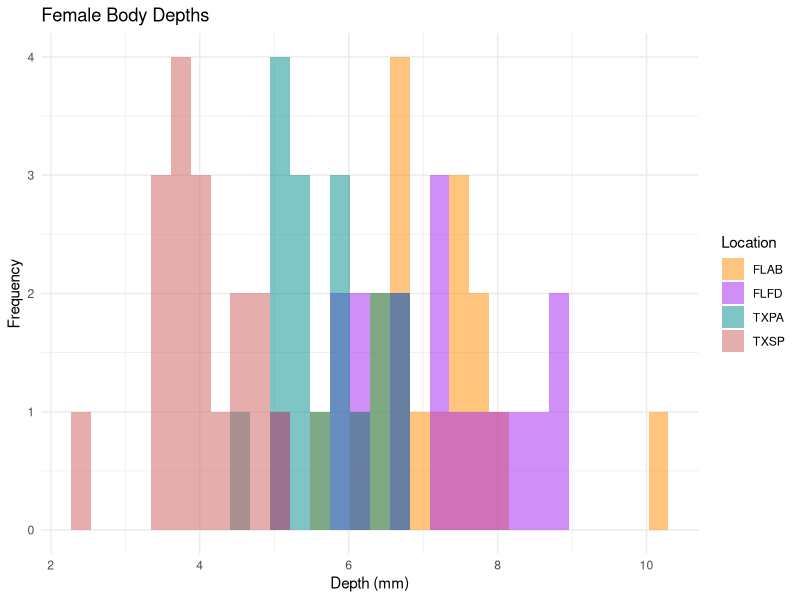
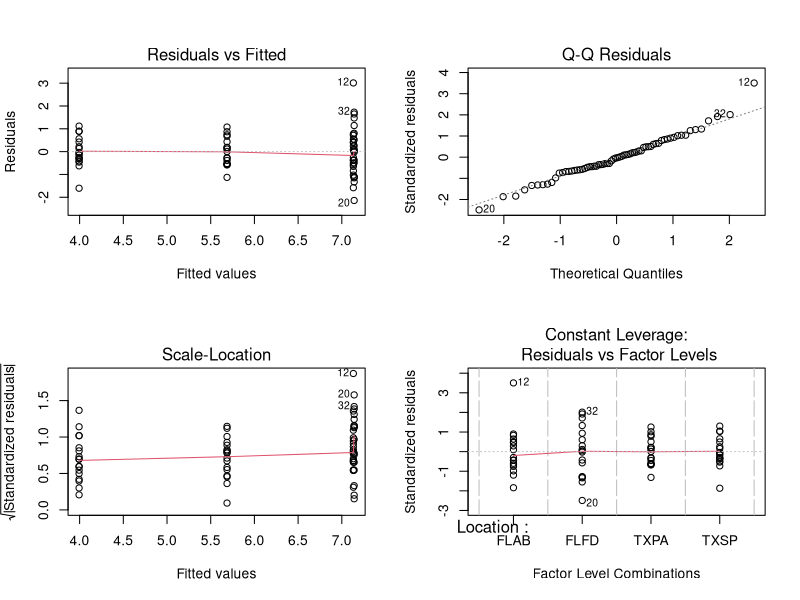
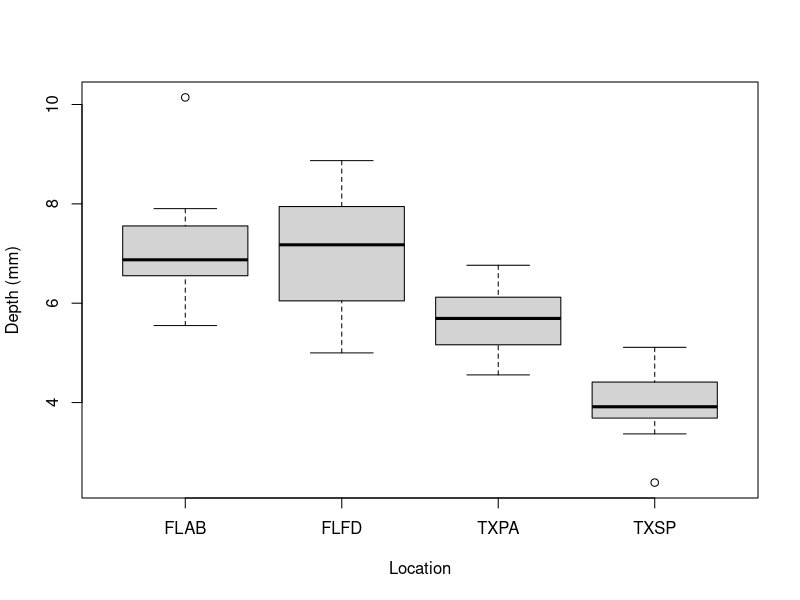
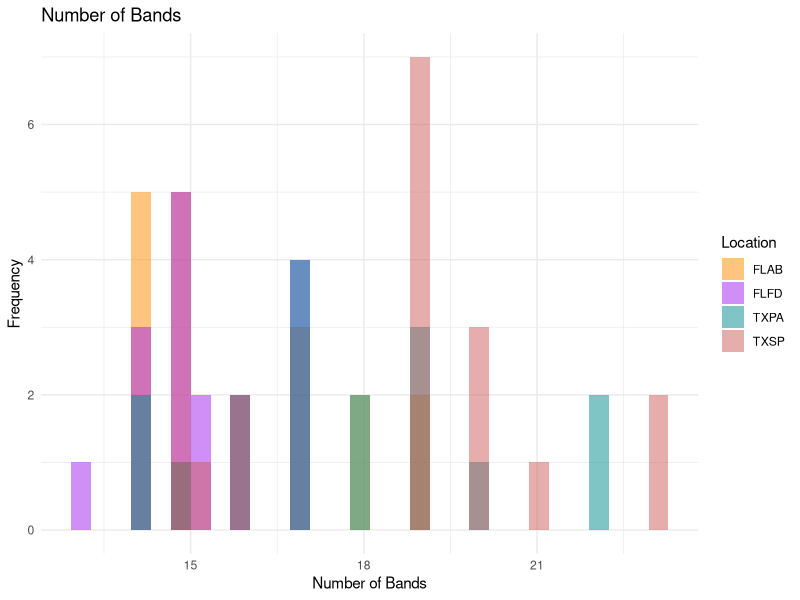
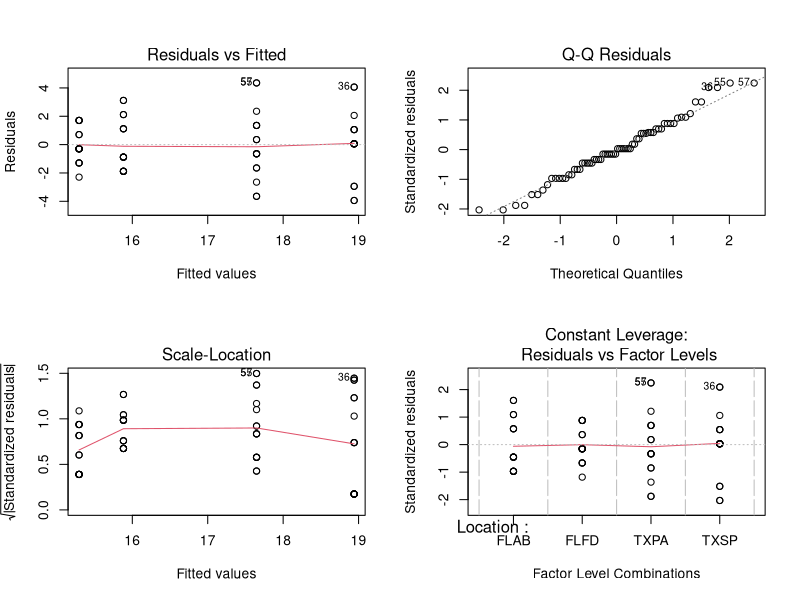
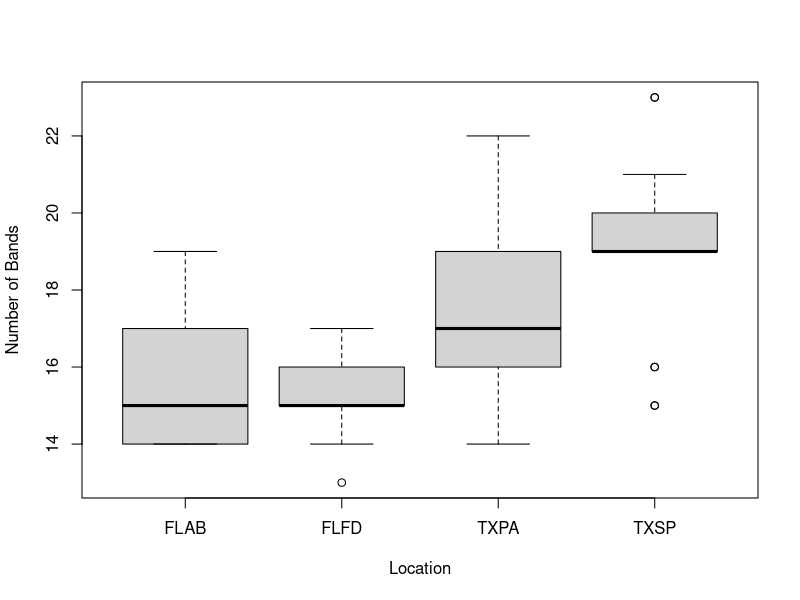
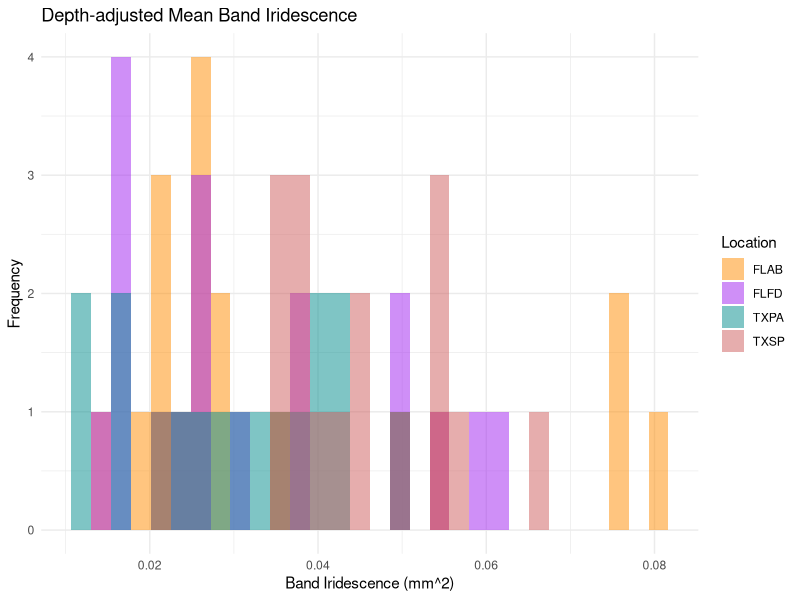
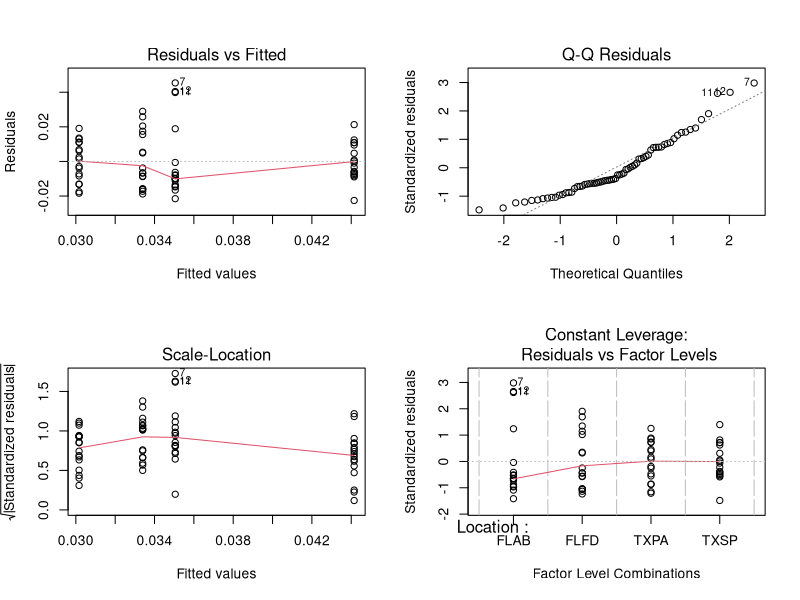

Write the R code that produced these figures, in order.
## ---- chunk 1
knitr::opts_knit$set(root.dir='../',fig_path="../figs/")
## ---- chunk 2
knitr::opts_chunk$set(echo = TRUE,out.extra='',fig.pos="H",
                      fig.path = "../figs/",
                      dpi = 300,dev='png')
## ---- chunk 3
library(car)
library(knitr)
library(kableExtra)
library(tidyverse)
library(multcompView)
library(MASS)
## ---- chunk 4
geo_data <- read.csv("processed_data/geo.csv")
geo_data$Location <- as.factor(geo_data$Location)

##The subsetted data created as per the next section
geo_subset <- read.csv("processed_data/geovar.csv")
geo_subset$Location <- as.factor(geo_subset$Location)
## ---- chunk 5
geo_subset %>% 
  group_by(Location) %>% 
  summarise(across(c("depth", "band_num", "mean_hard", "total_easy"), ~ mean(.x, na.rm = TRUE))) %>%
  kable(caption = "Summarized Data", format = "html") %>% 
  kable_styling(bootstrap_options = c("striped", "hover", "condensed", "responsive"), full_width = F, position = "left") %>%
  footnote(general = "Summarized here are the means across location for each of the variables")
## ---- chunk 6
geo_subset %>% 
  group_by(Location) %>% 
  summarise(across(c("depth"),  list(mean = mean, SD = sd))) %>%
  kable(caption = "Summarized Data", format = "html") %>% 
  kable_styling(bootstrap_options = c("striped", "hover", "condensed", "responsive"), full_width = F, position = "left")
## ---- chunk 7
depth_hist <- ggplot(data = geo_subset, aes(x = depth)) +
  geom_histogram(aes(fill = Location), 
                 alpha = 0.5, 
                 position = "identity") +
  scale_fill_manual(values = c("darkorange","purple","cyan4", "indianred")) +
  theme_minimal() +
  labs(x = "Depth (mm)",
       y = "Frequency",
       title = "Female Body Depths")
depth_hist
## ---- chunk 8
leveneTest(depth~Location, geo_subset)

depthaov<-aov(depth~Location, geo_subset)
depthresid<-resid(depthaov)
shapiro.test(depthresid)

par(mfrow=c(2,2))
plot(depthaov)

## ---- chunk 9
summary(depthaov)

#Post-hoc Analysis
TukeyHSD(depthaov)

## ---- chunk 10
multcompLetters4(depthaov, TukeyHSD(depthaov))

par(mfrow=c(1,1))
boxplot(depth~Location,data=geo_subset,ylab="Depth (mm)",xlab="Location",main="")
## ---- chunk 11
geo_subset %>% 
  group_by(Location) %>% 
  summarise(across(c("band_num"),  list(mean = mean, SD = sd))) %>%
  kable(caption = "Summarized Data", format = "html") %>% 
  kable_styling(bootstrap_options = c("striped", "hover", "condensed", "responsive"), full_width = F, position = "left")
## ---- chunk 12
num_band_hist <- ggplot(data = geo_subset, aes(x = band_num)) +
  geom_histogram(aes(fill = Location), 
                 alpha = 0.5, 
                 position = "identity") +
  scale_fill_manual(values = c("darkorange","purple","cyan4", "indianred")) +
  theme_minimal() +
  labs(x = "Number of Bands",
       y = "Frequency",
       title = "Number of Bands") 
num_band_hist
## ---- chunk 13
leveneTest(band_num~Location, geo_subset)

band_num_aov<-aov(band_num~Location, geo_subset)
band_numresid<-resid(band_num_aov)
shapiro.test(band_numresid)

par(mfrow=c(2,2))
plot(band_num_aov)

## ---- chunk 14
summary(band_num_aov)

#Post-hoc Analysis
TukeyHSD(band_num_aov)

## ---- chunk 15
multcompLetters4(band_num_aov, TukeyHSD(band_num_aov))

par(mfrow=c(1,1))
boxplot(band_num~Location,data=geo_subset,ylab="Number of Bands",xlab="Location",main="")
## ---- chunk 16
geo_subset %>% 
  group_by(Location) %>% 
  summarise(across(c("DAI_hard"),  list(mean = mean, SD = sd))) %>%
  kable(caption = "Summarized Data", format = "html") %>% 
  kable_styling(bootstrap_options = c("striped", "hover", "condensed", "responsive"), full_width = F, position = "left")
## ---- chunk 17
meaniri_hist <- ggplot(data = geo_subset, aes(x = DAI_hard)) +
  geom_histogram(aes(fill = Location), 
                 alpha = 0.5, 
                 position = "identity") +
  scale_fill_manual(values = c("darkorange","purple","cyan4", "indianred")) +
  theme_minimal() +
  labs(x = "Band Iridescence (mm^2)",
       y = "Frequency",
       title = "Depth-adjusted Mean Band Iridescence")
meaniri_hist
## ---- chunk 18
leveneTest(DAI_hard~Location, geo_subset)

bandiri <- aov(DAI_hard~Location, geo_subset)
bandiriresid <- resid(bandiri)
shapiro.test(bandiriresid)

par(mfrow=c(2,2))
plot(bandiri)
## ---- chunk 19
bandiriPS <- glmmPQL(DAI_hard~Location,
                     random=~1|Location,
                     family=quasipoisson,
                     data=geo_subset)
Anova(bandiriPS, type="III")
## ---- chunk 20
par(mfrow=c(1,1))
boxplot(DAI_hard~Location, data=geo_subset, ylab="Depth Adjusted Mean Band Iridescence", xlab="Location", main="")
## ---- chunk 21
geo_subset %>% 
  group_by(Location) %>% 
  summarise(across(c("DAIT_easy"),  list(mean = mean, SD = sd))) %>%
  kable(caption = "Summarized Data", format = "html") %>% 
  kable_styling(bootstrap_options = c("striped", "hover", "condensed", "responsive"), full_width = F, position = "left")
## ---- chunk 22
overalliri_hist <- ggplot(data = geo_subset, aes(x = DAIT_easy)) +
  geom_histogram(aes(fill = Location), 
                 alpha = 0.5, 
                 position = "identity") +
  scale_fill_manual(values = c("darkorange","purple","cyan4", "indianred")) +
  theme_minimal() +
  labs(x = "Overall Iridescence (mm^2)",
       y = "Frequency",
       title = "Depth-adjusted Overall Iridescence")
overalliri_hist
## ---- chunk 23
leveneTest(DAIT_easy~Location, geo_subset)

overalliri <- aov(DAIT_easy~Location, geo_subset)
overalliriresid <- resid(overalliri)
shapiro.test(overalliriresid)

par(mfrow=c(2,2))
plot(overalliri)
## ---- chunk 24
summary(overalliri)

##Post-hoc analysis
TukeyHSD(overalliri)
## ---- chunk 25
multcompLetters4(overalliri, TukeyHSD(overalliri))

par(mfrow=c(1,1))
boxplot(DAIT_easy~Location,
        data=geo_subset,
        ylab="Overall Iridescence", xlab="Location", main="")
## ---- chunk 26
geo_subset %>% 
  group_by(Location) %>% 
  summarise(across(c("body_iri"),  list(mean = mean, SD = sd))) %>%
  kable(caption = "Summarized Data", format = "html") %>% 
  kable_styling(bootstrap_options = c("striped", "hover", "condensed", "responsive"), full_width = F, position = "left")
## ---- chunk 27
torsoiri_hist <- ggplot(data = geo_subset, aes(x = body_iri)) +
  geom_histogram(aes(fill = Location), 
                 alpha = 0.5, 
                 position = "identity") +
  scale_fill_manual(values = c("darkorange","purple","cyan4", "indianred")) +
  theme_minimal() +
  labs(x = "Torso Iridescence (mm^2)",
       y = "Frequency",
       title = "Torso Iridescence")
torsoiri_hist
## ---- chunk 28
leveneTest(body_iri~Location, geo_subset)

torsoiri_aov <- aov(body_iri~Location, geo_subset)
torsoiriresid <- resid(torsoiri_aov)
shapiro.test(torsoiriresid)

par(mfrow=c(2,2))
plot(torsoiri_aov)
## ---- chunk 29
torsoiriPS <- glmmPQL(body_iri~Location,
                    random=~1|Location,
                    family=quasipoisson,
                    data=geo_subset)
Anova(torsoiriPS, type="III")
## ---- chunk 30
par(mfrow=c(1,1))
boxplot(body_iri~Location, data=geo_subset, ylab="Torso Iridescence", xlab="Location", main="")
